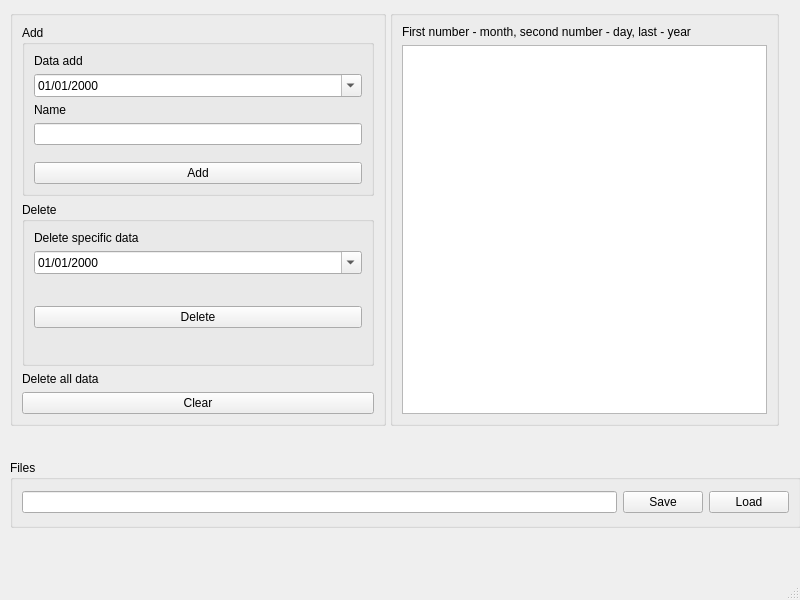
<?xml version="1.0" encoding="UTF-8"?>
<ui version="4.0">
 <class>MainWindow</class>
 <widget class="QMainWindow" name="MainWindow">
  <property name="geometry">
   <rect>
    <x>0</x>
    <y>0</y>
    <width>800</width>
    <height>600</height>
   </rect>
  </property>
  <property name="windowTitle">
   <string>MainWindow</string>
  </property>
  <widget class="QWidget" name="centralwidget">
   <widget class="QGroupBox" name="groupBox_4">
    <property name="geometry">
     <rect>
      <x>390</x>
      <y>10</y>
      <width>389</width>
      <height>416</height>
     </rect>
    </property>
    <property name="title">
     <string/>
    </property>
    <layout class="QVBoxLayout" name="verticalLayout_4">
     <item>
      <widget class="QLabel" name="label_5">
       <property name="text">
        <string>First number - month, second number - day, last - year</string>
       </property>
      </widget>
     </item>
     <item>
      <widget class="QListWidget" name="listWidget">
       <property name="enabled">
        <bool>true</bool>
       </property>
       <property name="minimumSize">
        <size>
         <width>360</width>
         <height>0</height>
        </size>
       </property>
       <property name="selectionMode">
        <enum>QAbstractItemView::NoSelection</enum>
       </property>
      </widget>
     </item>
    </layout>
   </widget>
   <widget class="QGroupBox" name="groupBox_7">
    <property name="geometry">
     <rect>
      <x>10</x>
      <y>10</y>
      <width>376</width>
      <height>416</height>
     </rect>
    </property>
    <property name="minimumSize">
     <size>
      <width>376</width>
      <height>0</height>
     </size>
    </property>
    <property name="maximumSize">
     <size>
      <width>376</width>
      <height>16777215</height>
     </size>
    </property>
    <property name="title">
     <string/>
    </property>
    <layout class="QVBoxLayout" name="verticalLayout_6">
     <item>
      <widget class="QGroupBox" name="groupBox">
       <property name="maximumSize">
        <size>
         <width>376</width>
         <height>16777215</height>
        </size>
       </property>
       <property name="title">
        <string>Add</string>
       </property>
       <layout class="QVBoxLayout" name="verticalLayout">
        <item>
         <widget class="QLabel" name="label">
          <property name="text">
           <string>Data add</string>
          </property>
          <property name="textFormat">
           <enum>Qt::AutoText</enum>
          </property>
         </widget>
        </item>
        <item>
         <widget class="QDateEdit" name="dateEdit">
          <property name="displayFormat">
           <string>MM/dd/yyyy</string>
          </property>
          <property name="calendarPopup">
           <bool>true</bool>
          </property>
         </widget>
        </item>
        <item>
         <widget class="QLabel" name="label_2">
          <property name="text">
           <string>Name</string>
          </property>
         </widget>
        </item>
        <item>
         <widget class="QLineEdit" name="nameField"/>
        </item>
        <item>
         <spacer name="verticalSpacer">
          <property name="orientation">
           <enum>Qt::Vertical</enum>
          </property>
          <property name="sizeHint" stdset="0">
           <size>
            <width>20</width>
            <height>40</height>
           </size>
          </property>
         </spacer>
        </item>
        <item>
         <widget class="QPushButton" name="addButton">
          <property name="text">
           <string>Add</string>
          </property>
         </widget>
        </item>
       </layout>
      </widget>
     </item>
     <item>
      <widget class="QGroupBox" name="groupBox_8">
       <property name="title">
        <string>Delete</string>
       </property>
       <layout class="QVBoxLayout" name="verticalLayout_7">
        <item>
         <widget class="QLabel" name="label_3">
          <property name="text">
           <string>Delete specific data</string>
          </property>
         </widget>
        </item>
        <item>
         <widget class="QDateEdit" name="deleteDateEdit">
          <property name="displayFormat">
           <string>MM/dd/yyyy</string>
          </property>
          <property name="calendarPopup">
           <bool>true</bool>
          </property>
         </widget>
        </item>
        <item>
         <spacer name="verticalSpacer_2">
          <property name="orientation">
           <enum>Qt::Vertical</enum>
          </property>
          <property name="sizeHint" stdset="0">
           <size>
            <width>20</width>
            <height>40</height>
           </size>
          </property>
         </spacer>
        </item>
        <item>
         <widget class="QPushButton" name="deleteButton">
          <property name="text">
           <string>Delete</string>
          </property>
         </widget>
        </item>
        <item>
         <spacer name="verticalSpacer_3">
          <property name="orientation">
           <enum>Qt::Vertical</enum>
          </property>
          <property name="sizeHint" stdset="0">
           <size>
            <width>20</width>
            <height>40</height>
           </size>
          </property>
         </spacer>
        </item>
       </layout>
      </widget>
     </item>
     <item>
      <widget class="QLabel" name="label_4">
       <property name="text">
        <string>Delete all data</string>
       </property>
      </widget>
     </item>
     <item>
      <widget class="QPushButton" name="clearButton">
       <property name="text">
        <string>Clear</string>
       </property>
      </widget>
     </item>
    </layout>
   </widget>
   <widget class="QGroupBox" name="groupBox_6">
    <property name="geometry">
     <rect>
      <x>10</x>
      <y>460</y>
      <width>791</width>
      <height>68</height>
     </rect>
    </property>
    <property name="title">
     <string>Files</string>
    </property>
    <layout class="QHBoxLayout" name="horizontalLayout">
     <item>
      <widget class="QLineEdit" name="fileNameField"/>
     </item>
     <item>
      <widget class="QPushButton" name="saveButton">
       <property name="text">
        <string>Save</string>
       </property>
      </widget>
     </item>
     <item>
      <widget class="QPushButton" name="loadButton">
       <property name="text">
        <string>Load</string>
       </property>
      </widget>
     </item>
    </layout>
   </widget>
  </widget>
  <widget class="QMenuBar" name="menubar">
   <property name="geometry">
    <rect>
     <x>0</x>
     <y>0</y>
     <width>800</width>
     <height>26</height>
    </rect>
   </property>
  </widget>
  <widget class="QStatusBar" name="statusbar"/>
 </widget>
 <resources/>
 <connections/>
</ui>
